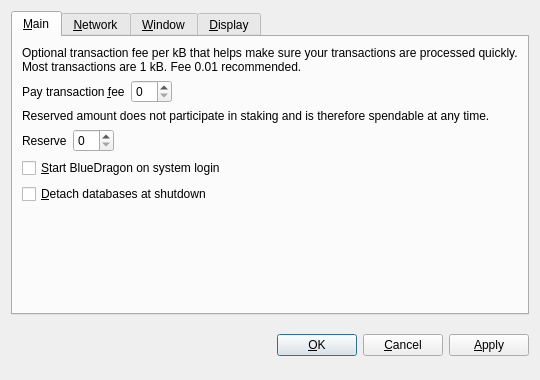
<?xml version="1.0" encoding="UTF-8"?>
<ui version="4.0">
 <class>OptionsDialog</class>
 <widget class="QDialog" name="OptionsDialog">
  <property name="geometry">
   <rect>
    <x>0</x>
    <y>0</y>
    <width>540</width>
    <height>380</height>
   </rect>
  </property>
  <property name="windowTitle">
   <string>Options</string>
  </property>
  <property name="modal">
   <bool>true</bool>
  </property>
  <layout class="QVBoxLayout" name="verticalLayout">
   <item>
    <widget class="QTabWidget" name="tabWidget">
     <property name="tabPosition">
      <enum>QTabWidget::North</enum>
     </property>
     <property name="currentIndex">
      <number>0</number>
     </property>
     <widget class="QWidget" name="tabMain">
      <attribute name="title">
       <string>&amp;Main</string>
      </attribute>
      <layout class="QVBoxLayout" name="verticalLayout_Main">
       <item>
        <widget class="QLabel" name="transactionFeeInfoLabel">
         <property name="text">
          <string>Optional transaction fee per kB that helps make sure your transactions are processed quickly. Most transactions are 1 kB. Fee 0.01 recommended.</string>
         </property>
         <property name="textFormat">
          <enum>Qt::PlainText</enum>
         </property>
         <property name="wordWrap">
          <bool>true</bool>
         </property>
        </widget>
       </item>
       <item>
        <layout class="QHBoxLayout" name="horizontalLayoutFee">
         <item>
          <widget class="QLabel" name="transactionFeeLabel">
           <property name="text">
            <string>Pay transaction &amp;fee</string>
           </property>
           <property name="textFormat">
            <enum>Qt::PlainText</enum>
           </property>
           <property name="buddy">
            <cstring>transactionFee</cstring>
           </property>
          </widget>
         </item>
         <item>
          <widget class="BitcoinAmountField" name="transactionFee"/>
         </item>
         <item>
          <spacer name="horizontalSpacerFee">
           <property name="orientation">
            <enum>Qt::Horizontal</enum>
           </property>
           <property name="sizeHint" stdset="0">
            <size>
             <width>40</width>
             <height>20</height>
            </size>
           </property>
          </spacer>
         </item>
        </layout>
       </item>
       <item>
        <widget class="QLabel" name="reserveBalanceInfoLabel">
         <property name="text">
          <string>Reserved amount does not participate in staking and is therefore spendable at any time.</string>
         </property>
         <property name="textFormat">
          <enum>Qt::PlainText</enum>
         </property>
         <property name="wordWrap">
          <bool>true</bool>
         </property>
        </widget>
       </item>
       <item>
        <layout class="QHBoxLayout" name="horizontalLayoutReserveBalance">
         <item>
          <widget class="QLabel" name="reserveBalanceLabel">
           <property name="text">
            <string>Reserve</string>
           </property>
           <property name="textFormat">
            <enum>Qt::PlainText</enum>
           </property>
           <property name="buddy">
            <cstring>reserveBalance</cstring>
           </property>
          </widget>
         </item>
         <item>
          <widget class="BitcoinAmountField" name="reserveBalance"/>
         </item>
         <item>
          <spacer name="horizontalSpacerReserveBalance">
           <property name="orientation">
            <enum>Qt::Horizontal</enum>
           </property>
           <property name="sizeHint" stdset="0">
            <size>
             <width>40</width>
             <height>20</height>
            </size>
           </property>
          </spacer>
         </item>
        </layout>
       </item>
       <item>
        <widget class="QCheckBox" name="bitcoinAtStartup">
         <property name="toolTip">
          <string>Automatically start BlueDragon after logging in to the system.</string>
         </property>
         <property name="text">
          <string>&amp;Start BlueDragon on system login</string>
         </property>
        </widget>
       </item>
       <item>
        <widget class="QCheckBox" name="detachDatabases">
         <property name="toolTip">
          <string>Detach block and address databases at shutdown. This means they can be moved to another data directory, but it slows down shutdown. The wallet is always detached.</string>
         </property>
         <property name="text">
          <string>&amp;Detach databases at shutdown</string>
         </property>
        </widget>
       </item>
       <item>
        <spacer name="verticalSpacer_Main">
         <property name="orientation">
          <enum>Qt::Vertical</enum>
         </property>
         <property name="sizeHint" stdset="0">
          <size>
           <width>20</width>
           <height>40</height>
          </size>
         </property>
        </spacer>
       </item>
      </layout>
     </widget>
     <widget class="QWidget" name="tabNetwork">
      <attribute name="title">
       <string>&amp;Network</string>
      </attribute>
      <layout class="QVBoxLayout" name="verticalLayout_Network">
       <item>
        <widget class="QCheckBox" name="mapPortUpnp">
         <property name="toolTip">
          <string>Automatically open the BlueDragon client port on the router. This only works when your router supports UPnP and it is enabled.</string>
         </property>
         <property name="text">
          <string>Map port using &amp;UPnP</string>
         </property>
        </widget>
       </item>
       <item>
        <widget class="QCheckBox" name="connectSocks">
         <property name="toolTip">
          <string>Connect to the BlueDragon network through a SOCKS proxy (e.g. when connecting through Tor).</string>
         </property>
         <property name="text">
          <string>&amp;Connect through SOCKS proxy:</string>
         </property>
        </widget>
       </item>
       <item>
        <layout class="QHBoxLayout" name="horizontalLayout_Network">
         <item>
          <widget class="QLabel" name="proxyIpLabel">
           <property name="text">
            <string>Proxy &amp;IP:</string>
           </property>
           <property name="textFormat">
            <enum>Qt::PlainText</enum>
           </property>
           <property name="buddy">
            <cstring>proxyIp</cstring>
           </property>
          </widget>
         </item>
         <item>
          <widget class="QValidatedLineEdit" name="proxyIp">
           <property name="maximumSize">
            <size>
             <width>140</width>
             <height>16777215</height>
            </size>
           </property>
           <property name="toolTip">
            <string>IP address of the proxy (e.g. 127.0.0.1)</string>
           </property>
          </widget>
         </item>
         <item>
          <widget class="QLabel" name="proxyPortLabel">
           <property name="text">
            <string>&amp;Port:</string>
           </property>
           <property name="textFormat">
            <enum>Qt::PlainText</enum>
           </property>
           <property name="buddy">
            <cstring>proxyPort</cstring>
           </property>
          </widget>
         </item>
         <item>
          <widget class="QLineEdit" name="proxyPort">
           <property name="maximumSize">
            <size>
             <width>55</width>
             <height>16777215</height>
            </size>
           </property>
           <property name="toolTip">
            <string>Port of the proxy (e.g. 9050)</string>
           </property>
          </widget>
         </item>
         <item>
          <widget class="QLabel" name="socksVersionLabel">
           <property name="text">
            <string>SOCKS &amp;Version:</string>
           </property>
           <property name="textFormat">
            <enum>Qt::PlainText</enum>
           </property>
           <property name="buddy">
            <cstring>socksVersion</cstring>
           </property>
          </widget>
         </item>
         <item>
          <widget class="QValueComboBox" name="socksVersion">
           <property name="toolTip">
            <string>SOCKS version of the proxy (e.g. 5)</string>
           </property>
          </widget>
         </item>
         <item>
          <spacer name="horizontalSpacer_Network">
           <property name="orientation">
            <enum>Qt::Horizontal</enum>
           </property>
           <property name="sizeHint" stdset="0">
            <size>
             <width>40</width>
             <height>20</height>
            </size>
           </property>
          </spacer>
         </item>
        </layout>
       </item>
       <item>
        <spacer name="verticalSpacer_Network">
         <property name="orientation">
          <enum>Qt::Vertical</enum>
         </property>
         <property name="sizeHint" stdset="0">
          <size>
           <width>20</width>
           <height>40</height>
          </size>
         </property>
        </spacer>
       </item>
      </layout>
     </widget>
     <widget class="QWidget" name="tabWindow">
      <attribute name="title">
       <string>&amp;Window</string>
      </attribute>
      <layout class="QVBoxLayout" name="verticalLayout_Window">
       <item>
        <widget class="QCheckBox" name="minimizeToTray">
         <property name="toolTip">
          <string>Show only a tray icon after minimizing the window.</string>
         </property>
         <property name="text">
          <string>&amp;Minimize to the tray instead of the taskbar</string>
         </property>
        </widget>
       </item>
       <item>
        <widget class="QCheckBox" name="minimizeOnClose">
         <property name="toolTip">
          <string>Minimize instead of exit the application when the window is closed. When this option is enabled, the application will be closed only after selecting Quit in the menu.</string>
         </property>
         <property name="text">
          <string>M&amp;inimize on close</string>
         </property>
        </widget>
       </item>
       <item>
        <spacer name="verticalSpacer_Window">
         <property name="orientation">
          <enum>Qt::Vertical</enum>
         </property>
         <property name="sizeHint" stdset="0">
          <size>
           <width>20</width>
           <height>40</height>
          </size>
         </property>
        </spacer>
       </item>
      </layout>
     </widget>
     <widget class="QWidget" name="tabDisplay">
      <attribute name="title">
       <string>&amp;Display</string>
      </attribute>
      <layout class="QVBoxLayout" name="verticalLayout_Display">
       <item>
        <layout class="QHBoxLayout" name="horizontalLayout_1_Display">
         <item>
          <widget class="QLabel" name="langLabel">
           <property name="text">
            <string>User Interface &amp;language:</string>
           </property>
           <property name="textFormat">
            <enum>Qt::PlainText</enum>
           </property>
           <property name="buddy">
            <cstring>lang</cstring>
           </property>
          </widget>
         </item>
         <item>
          <widget class="QValueComboBox" name="lang">
           <property name="toolTip">
            <string>The user interface language can be set here. This setting will take effect after restarting BlueDragon.</string>
           </property>
          </widget>
         </item>
        </layout>
       </item>
       <item>
        <layout class="QHBoxLayout" name="horizontalLayout_2_Display">
         <item>
          <widget class="QLabel" name="unitLabel">
           <property name="text">
            <string>&amp;Unit to show amounts in:</string>
           </property>
           <property name="textFormat">
            <enum>Qt::PlainText</enum>
           </property>
           <property name="buddy">
            <cstring>unit</cstring>
           </property>
          </widget>
         </item>
         <item>
          <widget class="QValueComboBox" name="unit">
           <property name="toolTip">
            <string>Choose the default subdivision unit to show in the interface and when sending coins.</string>
           </property>
          </widget>
         </item>
        </layout>
       </item>
       <item>
        <widget class="QCheckBox" name="displayAddresses">
         <property name="toolTip">
          <string>Whether to show BlueDragon addresses in the transaction list or not.</string>
         </property>
         <property name="text">
          <string>&amp;Display addresses in transaction list</string>
         </property>
        </widget>
       </item>
       <item>
        <widget class="QCheckBox" name="coinControlFeatures">
         <property name="toolTip">
          <string>Whether to show coin control features or not.</string>
         </property>
         <property name="text">
          <string>Display coin &amp;control features (experts only!)</string>
         </property>
        </widget>
       </item>
       <item>
        <spacer name="verticalSpacer_Display">
         <property name="orientation">
          <enum>Qt::Vertical</enum>
         </property>
         <property name="sizeHint" stdset="0">
          <size>
           <width>20</width>
           <height>40</height>
          </size>
         </property>
        </spacer>
       </item>
      </layout>
     </widget>
    </widget>
   </item>
   <item>
    <layout class="QHBoxLayout" name="horizontalLayout_Buttons">
     <item>
      <spacer name="horizontalSpacer_1">
       <property name="orientation">
        <enum>Qt::Horizontal</enum>
       </property>
       <property name="sizeHint" stdset="0">
        <size>
         <width>40</width>
         <height>48</height>
        </size>
       </property>
      </spacer>
     </item>
     <item>
      <widget class="QLabel" name="statusLabel">
       <property name="font">
        <font>
         <weight>75</weight>
         <bold>true</bold>
        </font>
       </property>
       <property name="text">
        <string/>
       </property>
       <property name="textFormat">
        <enum>Qt::PlainText</enum>
       </property>
       <property name="wordWrap">
        <bool>true</bool>
       </property>
      </widget>
     </item>
     <item>
      <spacer name="horizontalSpacer_2">
       <property name="orientation">
        <enum>Qt::Horizontal</enum>
       </property>
       <property name="sizeHint" stdset="0">
        <size>
         <width>40</width>
         <height>48</height>
        </size>
       </property>
      </spacer>
     </item>
     <item>
      <widget class="QPushButton" name="okButton">
       <property name="text">
        <string>&amp;OK</string>
       </property>
      </widget>
     </item>
     <item>
      <widget class="QPushButton" name="cancelButton">
       <property name="text">
        <string>&amp;Cancel</string>
       </property>
       <property name="autoDefault">
        <bool>false</bool>
       </property>
      </widget>
     </item>
     <item>
      <widget class="QPushButton" name="applyButton">
       <property name="text">
        <string>&amp;Apply</string>
       </property>
       <property name="autoDefault">
        <bool>false</bool>
       </property>
      </widget>
     </item>
    </layout>
   </item>
  </layout>
 </widget>
 <customwidgets>
  <customwidget>
   <class>BitcoinAmountField</class>
   <extends>QSpinBox</extends>
   <header>bitcoinamountfield.h</header>
  </customwidget>
  <customwidget>
   <class>QValueComboBox</class>
   <extends>QComboBox</extends>
   <header>qvaluecombobox.h</header>
  </customwidget>
  <customwidget>
   <class>QValidatedLineEdit</class>
   <extends>QLineEdit</extends>
   <header>qvalidatedlineedit.h</header>
  </customwidget>
 </customwidgets>
 <resources/>
 <connections/>
</ui>
